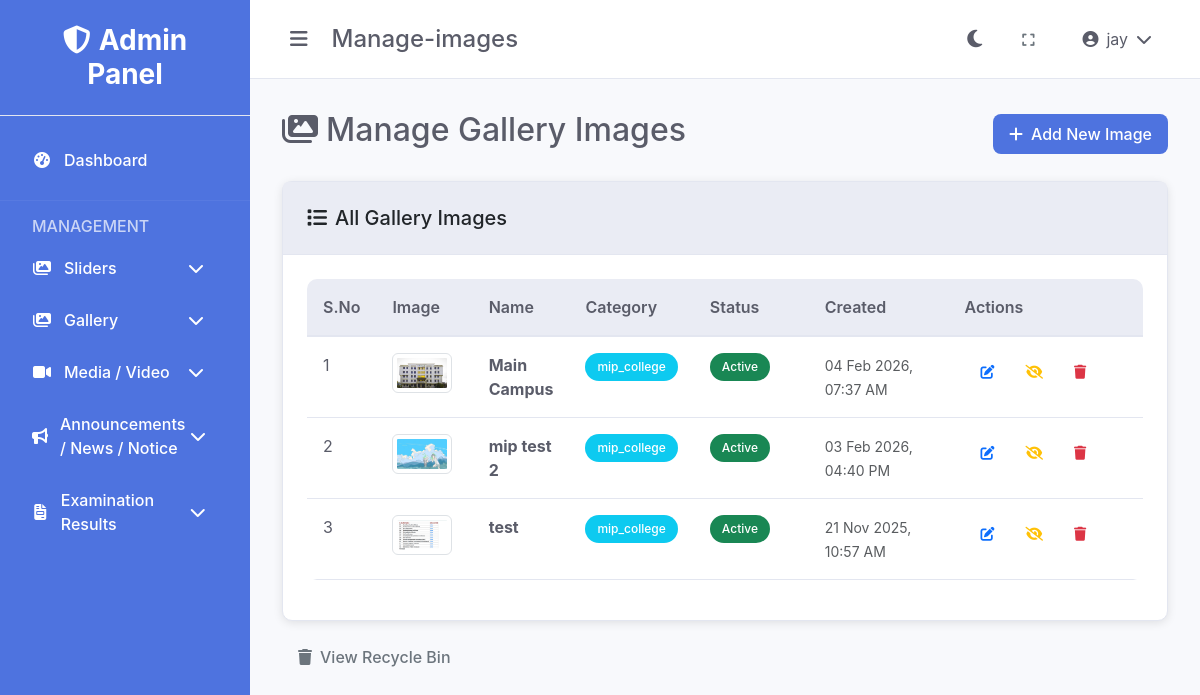
Before: /gallery/manage-images.php (signed in) with the older database file.
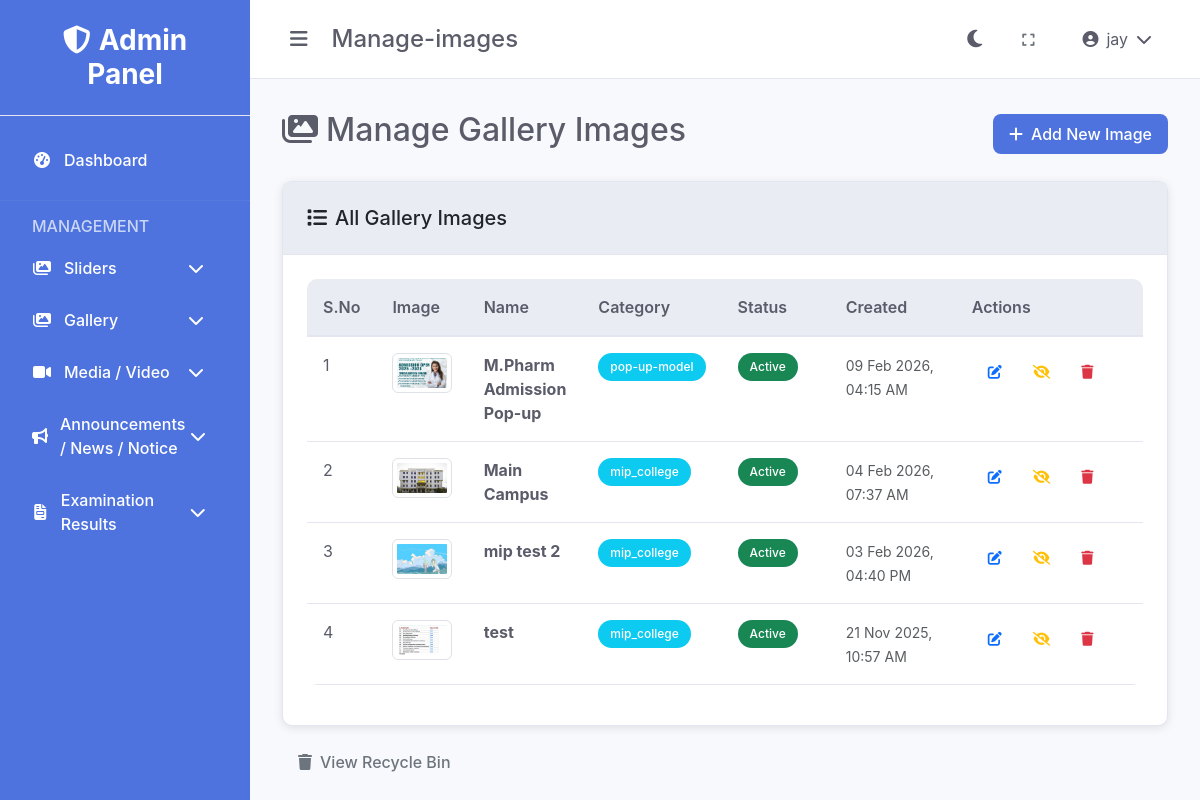
After: the same page with the newer database file.
### tables this page shows
CREATE TABLE IF NOT EXISTS `gallery_images` (
  `id` int(11) NOT NULL AUTO_INCREMENT,
  `category_id` int(11) DEFAULT NULL,
  `name` varchar(255) NOT NULL,
  `image` varchar(255) NOT NULL,
  `description` text,
  `status` enum('active','inactive') DEFAULT 'active',
  `created_at` timestamp NOT NULL DEFAULT CURRENT_TIMESTAMP,
  `updated_at` timestamp NOT NULL DEFAULT CURRENT_TIMESTAMP ON UPDATE CURRENT_TIMESTAMP,
  PRIMARY KEY (`id`),
  KEY `idx_gallery_images_category_id` (`category_id`),
  KEY `idx_gallery_images_status` (`status`)
);

CREATE TABLE IF NOT EXISTS `gallery_categories` (
  `id` int(11) NOT NULL AUTO_INCREMENT,
  `name` varchar(255) NOT NULL,
  `description` text,
  `status` enum('active','inactive') DEFAULT 'active',
  `created_at` timestamp NOT NULL DEFAULT CURRENT_TIMESTAMP,
  `updated_at` timestamp NOT NULL DEFAULT CURRENT_TIMESTAMP ON UPDATE CURRENT_TIMESTAMP,
  PRIMARY KEY (`id`)
);

### gallery/manage-images.php (the view, shortened to what the changed rows need)
<?php
require_once '../config/database.php';
require_once '../includes/functions.php';
$sql = "SELECT gi.*, gc.name as category_name FROM gallery_images gi
        LEFT JOIN gallery_categories gc ON gi.category_id = gc.id
        ORDER BY gi.created_at DESC";
$result = $conn->query($sql);
$images = $result->fetch_all(MYSQLI_ASSOC);
?>
<!DOCTYPE html>
<html lang="en">
<head>
    <link href="https://cdn.jsdelivr.net/npm/bootstrap@5.3.0/dist/css/bootstrap.min.css" rel="stylesheet">
    <link href="https://cdnjs.cloudflare.com/ajax/libs/font-awesome/6.4.0/css/all.min.css" rel="stylesheet">
    <link href="<?php echo getAssetUrl('css/style.css'); ?>" rel="stylesheet">
</head>
<body data-theme="light">
    <div class="admin-layout">
        <div class="main-content">
            <div class="content">
                <div class="d-flex justify-content-between align-items-center mb-4">
                    <h2><i class="fas fa-images me-2"></i>Manage Gallery Images</h2>
                </div>
                <div class="card">
                    <div class="card-body">
                        <?php if (empty($images)): ?>
                            <div class="text-center py-5">
                                <i class="fas fa-images fa-3x text-muted mb-3"></i>
                                <h5 class="text-muted">No gallery images found</h5>
                                <p class="text-muted">Start by adding your first gallery image.</p>
                                <a href="add-image.php" class="btn btn-primary">
                                    <i class="fas fa-plus me-2"></i>Add First Image
                                </a>
                            </div>
                        <?php else: ?>
                            <div class="table-responsive">
                                <table class="table table-hover">
                                    <thead>
                                        <tr>
                                            <th width="50">S.No</th>
                                            <th width="100">Image</th>
                                            <th>Name</th>
                                            <th width="120">Category</th>
                                            <th width="120">Status</th>
                                            <th width="150">Created</th>
                                            <th width="200">Actions</th>
                                        </tr>
                                    </thead>
                                    <tbody>
                                        <?php foreach ($images as $index => $image): ?>
                                            <tr>
                                                <td><?php echo $index + 1; ?></td>
                                                <td>
                                                    <img src="<?php echo getUploadUrl('materials/gallery/' . $image['image']); ?>"
                                                         alt="<?php echo htmlspecialchars($image['name']); ?>"
                                                         class="img-thumbnail" style="width: 60px; height: 40px; object-fit: cover;">
                                                </td>
                                                <td>
                                                    <strong><?php echo htmlspecialchars($image['name']); ?></strong>
                                                </td>
                                                <td>
                                                    <span class="badge bg-info"><?php echo htmlspecialchars($image['category_name']); ?></span>
                                                </td>
                                                <td>
                                                    <?php echo getStatusBadge($image['status']); ?>
                                                </td>
                                                <td>
                                                    <small class="text-muted">
                                                        <?php echo formatDate($image['created_at']); ?>
                                                    </small>
                                                </td>
                                                <td>
                                                    <div class="btn-group" role="group">
                                                        <a href="edit-image.php?id=<?php echo $image['id']; ?>"
                                                           class="btn btn-sm btn-outline-primary"
                                                           title="Edit">
                                                            <i class="fas fa-edit"></i>
                                                        </a>
                                                        <a href="?toggle_status=<?php echo $image['id']; ?>"
                                                           class="btn btn-sm btn-outline-warning"
                                                           title="<?php echo $image['status'] == 'active' ? 'Deactivate' : 'Activate'; ?>"
                                                           onclick="return confirm('Are you sure you want to <?php echo $image['status'] == 'active' ? 'deactivate' : 'activate'; ?> this image?')">
                                                            <i class="fas fa-<?php echo $image['status'] == 'active' ? 'eye-slash' : 'eye'; ?>"></i>
                                                        </a>
                                                        <a href="?delete=<?php echo $image['id']; ?>"
                                                           class="btn btn-sm btn-outline-danger"
                                                           title="Delete"
                                                           onclick="return confirm('Are you sure you want to delete this image? It will be moved to recycle bin.')">
                                                            <i class="fas fa-trash"></i>
                                                        </a>
                                                    </div>
                                                </td>
                                            </tr>
                                        <?php endforeach; ?>
                                    </tbody>
                                </table>
                            </div>
                        <?php endif; ?>
                    </div>
                </div>
            </div>
        </div>
    </div>
</body>
</html>

### includes/functions.php (shortened to what the changed rows need)
<?php
function getBaseUrl() {
    $protocol = isset($_SERVER['HTTPS']) && $_SERVER['HTTPS'] === 'on' ? 'https' : 'http';
    $host = $_SERVER['HTTP_HOST'];
    $scriptPath = $_SERVER['SCRIPT_NAME'];
    $adminPanelPos = strpos($scriptPath, '/control-dashboard');
    if ($adminPanelPos !== false) {
        $basePath = substr($scriptPath, 0, $adminPanelPos + strlen('/control-dashboard'));
        $path = substr($basePath, 0, $adminPanelPos);
    } else {
        $path = '';
    }
    return $protocol . '://' . $host . $path;
}
function getAssetUrl($path = '') {
    $baseUrl = getBaseUrl();
    $adminPath = '/control-dashboard';
    $path = ltrim($path, '/');
    return $baseUrl . $adminPath . '/assets/' . $path;
}
function getUploadUrl($path = '') {
    $baseUrl = getBaseUrl();
    $adminPath = '/control-dashboard';
    $path = ltrim($path, '/');
    return $baseUrl . $adminPath . '/uploads/' . $path;
}
function getStatusBadge($status) {
    switch ($status) {
        case 'active':
            return '<span class="badge bg-success">Active</span>';
    }
}
function formatDate($date) {
    return date('d M Y, h:i A', strtotime($date));
}
?>

Changed rows visible on the page:
added gallery_images: image (picture), name "M.Pharm Admission Pop-up", gallery_categories.name "pop-up-model", status "Active", created_at "09 Feb 2026, 04:15 AM"
